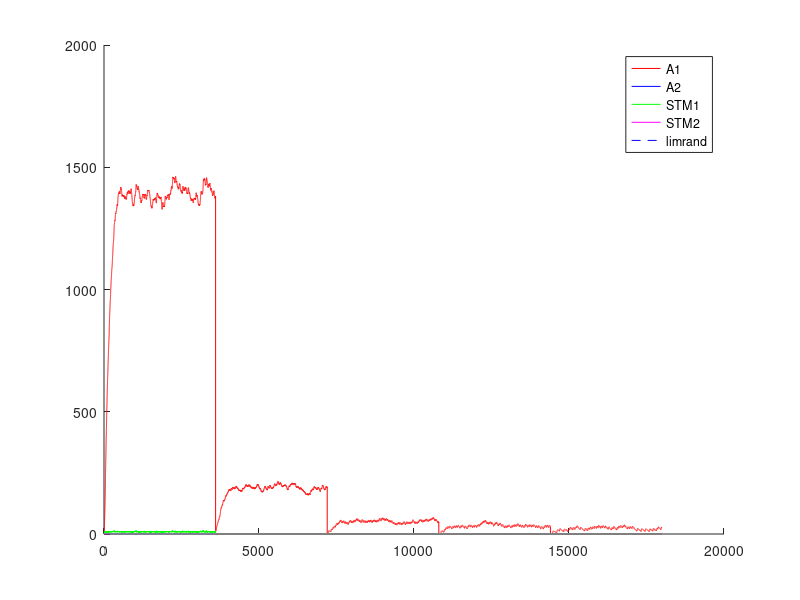

Reproduce this figure in MATLAB. (Note: this script raises an error after producing the figure.)
%% Experimento con Variable-Ratio - VR - Tasa Variable
%% Existen multiples intancias de palanquelo (cada vez que realiza respuesta decide si realiza otro o no)
%% Sesiones de 3600 segundos
%% 3 sesiones por tasa de refuerzo (o quizas hasta que sature)
%% 5 sesiones por Experimento.
%% Cada sesion 
%% Tiempo para realizar un respuesta 1 segundo
%% 
%% La probabilidad de eleccion se ajusta al nivel de maxima frecuencia de palanqueo

close all
clc
clear

%% Matriz de pago 0 1 
%% 1 - 
%%%
%%% 
function rf = feel(pellets)
  rf=0;
  if (nargin~=0)
    rf=(12.8*(1-exp(-.25.* pellets.^(2))))+(12.8*(1-exp(-.5.* pellets)));
  else
    error ("Faltan parametros");
  endif
endfunction
%% 
%% 

%% INICIALIZATION
%%%%%% CONSTANTES DE SESIONES
Ntrial  =  1 ;   %% un trial de 3600 segundos
tTrial  =  3600; %% en segundos
tResp   =  1;    %% en segundos
tMuestreo = 0.25;%% en segundos
Nses    =  5 ;
Vr=[1,10,30,40,60]; %% tasa medias de palanquei
Ntest   =  1;
limrand =  0.138;
saving  =  0.01 ;
%%%%%% CONSTANTES DE DECAIMIENTO
alpha = 1*tMuestreo;
beta  = 0.125*tMuestreo ;
gamma = 0.0067*tMuestreo;%0.025 ; 
delta = 1*tMuestreo;
%%%%%% INICIALIZACION
palanca = zeros(2,1);
Rf_1=0;
Rf_2=0;
A1=zeros(1,Ntest);
A2=zeros(1,Ntest);
stm_1=zeros(2,Ntest);
stm_2=zeros(2,Ntest);
d=1;
x_1=zeros(30,1);
x_2=zeros(30,1);
sesion = zeros(Nses,1);
trialXsesion = zeros(Nses,Ntrial);
terminal_sesion=zeros(Nses,1);
nb_coop = zeros(Nses,Ntest);
contadorP1=0;
contadorP2=0;

%% CALCULO DE AROUSAL MAXIMO
%% Iteraciones de respuesta refuerzo para encotnrar el STM medio
Nconfig=5; %% Tasa de respuesta de configuracion
%plot([1:0.01:20],(12.8*(1-exp(-.25.* [1:0.01:20].^(2))))+(12.8*(1-exp(-.5.* [1:0.01:20]))),'.k')
R1 = floor(feel(1)); %tiempo de refuezo para R
l1 = Nconfig/tMuestreo; % duracion entre trials
suma = 0; %suma es un valor necesaria para calcular max1 y min1
suma = alpha*R1 %% Refuerzo cada N respuestas
iter=100; %% numero de iteraciones para que converja el stm
max1 = 0; %maximum de stm1
min1 = 0; %minimum de stm1
for i = 1:iter 
  suma = (1-beta)^(Nconfig/tMuestreo)*suma;%% Instantes que decae el stm
  min1=suma;
  suma += alpha*R1; %Refuerzo
  max1=suma;
end
comp=.88;
S1 = (((max1-min1)*(comp*l1))/2)+min1*comp*l1; %calcul de la superficie del triangulo mas la de el rectangulo
stm_1_medio = S1/(l1);
A1max = (delta/gamma)*stm_1_medio;

%% INICIO DE LAS ITERATIONS
for l = 1:Ntest  %% TESTES
  Num=0;
  for k = 1:Nses  %% SESIONES (cambia el N)
    i=2;
    %duracion = [1,tTrial*ones(1,Ntrial)];
    
    contador = 1;
    palanca(1)=randi(2);
    %% Agregar tasa de refuerzos  %%
    tasa=Vr(k);
    if k>1
      A1(Num+1,l)=saving*A1(Num,l);
      A2(Num+1,l)=saving*A2(Num,l);
      stm_1(Num+1,l)=0*stm_1(Num,l);
      stm_2(Num+1,l)=0*stm_2(Num,l); 
      %%% ELECCION DE LA PRIMERA PALANCA 
      if A1(Num,1)>A2(Num,1)
        palanca(2)=1;
      else
        palanca(2)=2;
      end
    end       
    
    for j=2:(Ntrial*tTrial/tMuestreo) %% Todos los trials juntos
      
      if contador == tResp/tMuestreo%duracion(i)
        contador = 1;
        
        i = i+1 ;
        J = j ;
        P(i,k)=0.5*(1-exp(-(5*A1((j-1)+Num,l))/A1max))+0.5; %probabilidad en exponential
        %P=.99;
        %P2(i,k)=0.5*(1-exp(-(5*A2((j-1)+Num,l))/A2max))+0.5;
        
        a = rand ;
        %%% ELECCION DE LA PALANCA %%% Basicamente elige palanquear o no palanquear
        if (A1((j-1)+Num,l)<=limrand)&&(A2((j-1)+Num,l)<=limrand)
          palanca(i)=randi(2);
        elseif (A1((j-1)+Num,l)>=limrand)&&(A2((j-1)+Num,l)<=limrand)
          if a>=P(i,k)
            palanca(i)=2;
          else
            palanca(i)=1;
          end
        elseif (A1((j-1)+Num,l)<=limrand)&&(A2((j-1)+Num,l)>=limrand)
          if a>=P(i,k)
            palanca(i)=1;
          else
            palanca(i)=2;
          end
        end
        %% Contadores para tasa de refuerzo
        if palanca(i)==1
          contadorP1++;
        else
          contadorP2++;
        endif
        %%% REFUERZO %%%
        if (contadorP1>=tasa)
          %if (palanca(i)==1) %% palanquea
          Rf_1=floor(feel(1));
          Rf_2=0;
          %elseif (palanca(i-1)==2) %% No palanquea
          %  Rf_1=0;
          %  Rf_2=0;%floor(10*(1-exp(-0.8* 2 )));
          %end
          %stm_1(j+Num,l)=(1-beta)*stm_1((j-1)+Num,l)+alpha*Rf_1;
          %stm_2(j+Num,l)=(1-beta)*stm_2((j-1)+Num,l)+alpha*Rf_2;
          contadorP1=0;
          dispe=.5; %% dispercion del 50% del valor de la tasa
          tasa=Vr(k)*(1 + dispe*(1-2*rand))
          Vr(k)
        end
      else
        contador=contador +1;
        Rf_1=0;
        Rf_2=0;
      end
      stm_1(j+Num,l)=(1-beta)*stm_1((j-1)+Num,l)+alpha*Rf_1;
      stm_2(j+Num,l)=(1-beta)*stm_2((j-1)+Num,l)+alpha*Rf_2;
      A1(j+Num,l)=(1-gamma)*A1((j-1)+Num,l)+delta*stm_1(j+Num,l);
      A2(j+Num,l)=(1-gamma)*A2((j-1)+Num,l)+delta*stm_2(j+Num,l);
      
%      if floor(j/tTrial)==(j/tTrial)
%        trialXsesion()
%      end
    end
    
    
    %%% CONTADOR DE A QUE J SE CAMBIA LA SESION
    %sesion(k-1,l)=j;
    sesion(k,l)=j+Num;
    %%% DEFINICION DE NUM
%    compteur = 0 ;
%    for i=1:length(A1(:,l))
%      if A1(i,l)~=0
%        compteur = compteur +1;
%      end
%    end
%    Num=compteur;
    Num = j+Num;
    Sizemat = length(A1);
    
    for j = 1:Ntrial
      if palanca(j)==1
        %nb_coop(k-1,l)= nb_coop(k-1,l)+1;
        nb_coop(k,l)= nb_coop(k,l)+1;
      end
    end
  end
end


%%% PRUEBAS 
%%% ENCONTRA LA LONGITUD REAL DEL EXPERIMENTACION
nonnul = zeros(Ntest,1);
for k=1:Ntest
  for i=1:length(A1)
    if A1(i,k) ~= 0
      nonnul(k)=nonnul(k)+1;
    end
  end
end

%%% PRUEBA I _ PESO DE LA EXPERIMENTACION EN LA MEMORIA
porcent = 0;
for i = 1:Ntest
  if sum(A1(:,i)) > 10 * sum(A2(:,i))
    porcent = porcent +1;
  end
end

%%% PRUEBA II _ SI LA EXCITATION ALCANZA A SU MAXIMUM
maxima = zeros(Ntest,1);
for k = 1:Ntest
  if floor(max(A1(:,k))) == floor(max(max(A1))) 
    maxima(k) = maxima(k) +1;
  end
end

%%% PRUEBA III _ EN QUE SESION LA PALANCA GANA DE VERDAD
%ird = zeros(Ntest,1);
%for k = 1:Ntest
%  i=1;
%  while 1
%    if A1(nonnul(k)-i,k) < limrand
%      ird(k) = nonnul(k)-i+1;
%      break;
%    else
%      i=i+1;
%    end
%  end
%end
%
%%%% PRUEBA IV _ CONVIERTE J EN NUMERO DE SESION
%for k = 1:Ntest
%  i=1;
%  while 1
%    if ird(k) <= sum(sesion(1:i)+50)
%      ird(k)=i;
%      break;
%    else
%      i=i+1;
%    end
%  end
%end

%%% PRUEBA V _ PORCENTAJE DE COOPERACION POR SESION / EXPERIMENTO


porcentaje_coop_sesion=zeros(Nses,Ntest);
porcentaje_coop_experimento=zeros(Ntest,1);
for k = 1:Ntest
  porcentaje_coop_experimento(k)=sum(nb_coop(:,k))/(Ntrial*Nses)*100;
end

%for i=1:Ntest
%  terminal_sesion(1,i)=sesion(1,i);
%  for j=2:Nses
%    terminal_sesion(j,i)=sesion(j,i)+terminal_sesion(j-1,i);
%  end
%end

%%% DEMOSTRACION 


%promedio_sesion=sum(ird)/Ntest
porcent_10xsuperior_al_otra=porcent/Ntest * 100;
cuanto_alcanzan_al_maxima=sum(maxima)/Ntest * 100;
porcentaje_coop_experimento;
porcentaje_coop_sesion=floor(nb_coop/Ntrial*100);


for i=1:Ntest
  figure
  hold on
  plot((1:Sizemat)*tMuestreo,A1(:,i),'r',(1:Sizemat)*tMuestreo,A2(:,i),'b',(1:Sizemat)*tMuestreo,stm_1(:,i),'g',(1:Sizemat)*tMuestreo,stm_2(:,i),'m',(1:Sizemat)*tMuestreo,limrand*ones(1,length([1:Sizemat])),'--b')
  legend("A1","A2","STM1","STM2","limrand");
  for j=1:Nses
    %plot(sesion(j,i)*ones(1,max(max(A1(:,i)))),(1:max(max(A1(:,i)))),'--k');
    h=plot((sesion(j,i).*tMuestreo)*ones(1,max(max(A1(:,i)))),(1:max(max(A1(:,i)))),'--k');
    set(h, "linewidth", 2);
    if j==1
      h=plot(0:sesion(j,i)/4,P(:,j)'*A1max,'.-m');
    else
      h=plot(sesion(j-1,i)/4:sesion(j,i)/4,P(:,j)'*A1max,'.-m');
    endif
  endfor
  plot((0:sesion(Nses,i))/4,A1max*ones(1,length(0:sesion(Nses,i))))
  hold off;
endfor

%% Maximos exitos por tasa= 10-360 - 30-120 - 40-65 - 60-60 

color = 'rgbmkmrgbk';
figure
hold on
for i=1:Ntest
  plot(1:Nses,porcentaje_coop_sesion(:,i),'Color',color(i));
  title('Porcentaje de Cooperacion');
  xlabel('Numero de sesion');
  ylabel('Porcentaje');
end
hold off

%%% probl�me de temps, pas le temps de d�croitre du coup red�marre plus
%%% haut CQFD
%%%% CASTIGO DE TIEMPO 
%%%% CUANTO VECES ELIGE COOPERATION
%%% Pour chaque session r�cup�rer le nombre de coop�ration et tracer la
%%% courbe correspondante 
